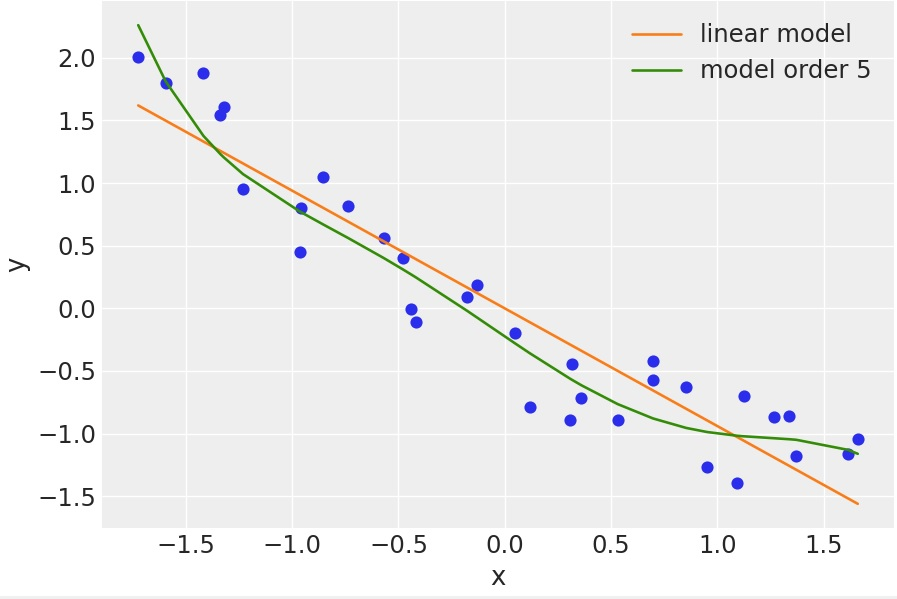

Write Python code to recreate this figure.
import pymc3 as pm
import numpy as np
import scipy.stats as stats
import matplotlib.pyplot as plt
import arviz as az
#import theano
#theano.config.blas__ldflags = ''

az.style.use('arviz-darkgrid')
dummy_data = np.loadtxt('date.csv')
x_1 = dummy_data[:, 0]
y_1 = dummy_data[:, 1]

order = 5  # modificare: am schimbat order din 2 in 5
x_1p = np.vstack([x_1**i for i
in range(1, order+1)])
x_1s = (x_1p - x_1p.mean(axis=1, keepdims=True))/x_1p.std(axis=1, keepdims=True)
y_1s = (y_1 - y_1.mean()) / y_1.std()
plt.scatter(x_1s[0], y_1s)
plt.xlabel('x')
plt.ylabel('y')

with pm.Model() as model_l:
    α = pm.Normal('α', mu=0, sd=1)
    β = pm.Normal('β', mu=0, sd=10)
    ε = pm.HalfNormal('ε', 5)
    μ = α + β * x_1s[0]
    y_pred = pm.Normal('y_pred', mu=μ, sd=ε, observed=y_1s)
    idata_l = pm.sample(2000, return_inferencedata=True,chains=1)

with pm.Model() as model_p:
    α = pm.Normal('α', mu=0, sd=1)
    β = pm.Normal('β', mu=0, sd=10, shape=order)
    ε = pm.HalfNormal('ε', 5)
    μ = α + pm.math.dot(β, x_1s)
    y_pred = pm.Normal('y_pred', mu=μ, sd=ε, observed=y_1s)
    idata_p = pm.sample(2000, return_inferencedata=True,chains=1)

x_new = np.linspace(x_1s[0].min(), x_1s[0].max(), 100)
α_l_post = idata_l.posterior['α'].mean(("chain", "draw")).values
β_l_post = idata_l.posterior['β'].mean(("chain", "draw")).values
y_l_post = α_l_post + β_l_post * x_new
plt.plot(x_new, y_l_post, 'C1', label='linear model')
α_p_post = idata_p.posterior['α'].mean(("chain", "draw")).values
β_p_post = idata_p.posterior['β'].mean(("chain", "draw")).values
idx = np.argsort(x_1s[0])
y_p_post = α_p_post + np.dot(β_p_post, x_1s)
plt.plot(x_1s[0][idx], y_p_post[idx], 'C2', label=f'model order {order}')
plt.scatter(x_1s[0], y_1s, c='C0', marker='.')
plt.legend()
plt.show()
